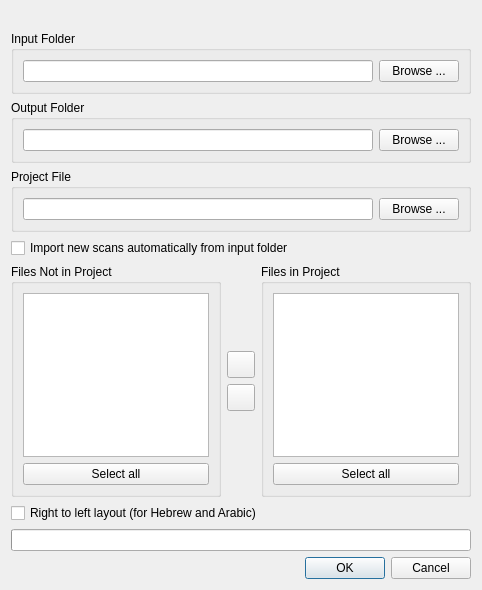
<?xml version="1.0" encoding="UTF-8"?>
<ui version="4.0">
 <class>ProjectFilesDialog</class>
 <widget class="QDialog" name="ProjectFilesDialog">
  <property name="geometry">
   <rect>
    <x>0</x>
    <y>0</y>
    <width>482</width>
    <height>590</height>
   </rect>
  </property>
  <property name="windowTitle">
   <string>Project Files</string>
  </property>
  <layout class="QVBoxLayout" name="verticalLayout">
   <item>
    <widget class="QLabel" name="introLabel">
     <property name="wordWrap">
      <bool>true</bool>
     </property>
    </widget>
   </item>
   <item>
    <widget class="QGroupBox" name="groupBox_2">
     <property name="title">
      <string>Input Folder</string>
     </property>
     <layout class="QHBoxLayout">
      <item>
       <widget class="QLineEdit" name="inpDirLine">
        <property name="enabled">
         <bool>true</bool>
        </property>
       </widget>
      </item>
      <item>
       <widget class="QPushButton" name="inpDirBrowseBtn">
        <property name="text">
         <string>Browse ...</string>
        </property>
       </widget>
      </item>
     </layout>
    </widget>
   </item>
   <item>
    <widget class="QGroupBox" name="groupBox">
     <property name="title">
      <string>Output Folder</string>
     </property>
     <layout class="QHBoxLayout">
      <item>
       <widget class="QLineEdit" name="outDirLine"/>
      </item>
      <item>
       <widget class="QPushButton" name="outDirBrowseBtn">
        <property name="text">
         <string>Browse ...</string>
        </property>
       </widget>
      </item>
     </layout>
    </widget>
   </item>
   <item>
    <widget class="QGroupBox" name="projectFileGroup">
     <property name="title">
      <string>Project File</string>
     </property>
     <layout class="QHBoxLayout">
      <item>
       <widget class="QLineEdit" name="projectFileLine"/>
      </item>
      <item>
       <widget class="QPushButton" name="projectFileBrowseBtn">
        <property name="text">
         <string>Browse ...</string>
        </property>
       </widget>
      </item>
     </layout>
    </widget>
   </item>
   <item>
    <widget class="QCheckBox" name="importNewScansCB">
     <property name="toolTip">
      <string>New images saved to the input folder are added to the project automatically. The project may then start empty.</string>
     </property>
     <property name="text">
      <string>Import new scans automatically from input folder</string>
     </property>
    </widget>
   </item>
   <item>
    <layout class="QHBoxLayout">
     <item>
      <widget class="QGroupBox" name="groupBox_3">
       <property name="title">
        <string>Files Not in Project</string>
       </property>
       <layout class="QVBoxLayout">
        <item>
         <widget class="QListView" name="offProjectList">
          <property name="selectionMode">
           <enum>QAbstractItemView::ExtendedSelection</enum>
          </property>
         </widget>
        </item>
        <item>
         <widget class="QPushButton" name="offProjectSelectAllBtn">
          <property name="text">
           <string>Select all</string>
          </property>
         </widget>
        </item>
       </layout>
      </widget>
     </item>
     <item>
      <layout class="QVBoxLayout">
       <item>
        <spacer>
         <property name="orientation">
          <enum>Qt::Vertical</enum>
         </property>
         <property name="sizeHint" stdset="0">
          <size>
           <width>1</width>
           <height>1</height>
          </size>
         </property>
        </spacer>
       </item>
       <item>
        <widget class="QToolButton" name="addToProjectBtn">
         <property name="sizePolicy">
          <sizepolicy hsizetype="Fixed" vsizetype="Preferred">
           <horstretch>0</horstretch>
           <verstretch>0</verstretch>
          </sizepolicy>
         </property>
         <property name="toolTip">
          <string>&lt;html&gt;&lt;head&gt;&lt;meta name=&quot;qrichtext&quot; content=&quot;1&quot; /&gt;&lt;style type=&quot;text/css&quot;&gt;
p, li { white-space: pre-wrap; }
&lt;/style&gt;&lt;/head&gt;&lt;body style=&quot; font-family:'Sans Serif'; font-size:9pt; font-weight:400; font-style:normal;&quot;&gt;
&lt;p style=&quot; margin-top:0px; margin-bottom:0px; margin-left:0px; margin-right:0px; -qt-block-indent:0; text-indent:0px;&quot;&gt;Add selected files to project.&lt;/p&gt;&lt;/body&gt;&lt;/html&gt;</string>
         </property>
         <property name="text">
          <string notr="true"/>
         </property>
         <property name="icon">
          <iconset resource="../resources/resources.qrc">
           <normaloff>:/icons/right-arrow-inscribed.svg</normaloff>:/icons/right-arrow-inscribed.svg</iconset>
         </property>
         <property name="iconSize">
          <size>
           <width>20</width>
           <height>20</height>
          </size>
         </property>
        </widget>
       </item>
       <item>
        <widget class="QToolButton" name="removeFromProjectBtn">
         <property name="sizePolicy">
          <sizepolicy hsizetype="Fixed" vsizetype="Preferred">
           <horstretch>0</horstretch>
           <verstretch>0</verstretch>
          </sizepolicy>
         </property>
         <property name="toolTip">
          <string>&lt;html&gt;&lt;head&gt;&lt;meta name=&quot;qrichtext&quot; content=&quot;1&quot; /&gt;&lt;style type=&quot;text/css&quot;&gt;
p, li { white-space: pre-wrap; }
&lt;/style&gt;&lt;/head&gt;&lt;body style=&quot; font-family:'Sans Serif'; font-size:9pt; font-weight:400; font-style:normal;&quot;&gt;
&lt;p style=&quot; margin-top:0px; margin-bottom:0px; margin-left:0px; margin-right:0px; -qt-block-indent:0; text-indent:0px;&quot;&gt;Remove selected files from project.&lt;/p&gt;&lt;/body&gt;&lt;/html&gt;</string>
         </property>
         <property name="text">
          <string notr="true"/>
         </property>
         <property name="icon">
          <iconset resource="../resources/resources.qrc">
           <normaloff>:/icons/left-arrow-inscribed.svg</normaloff>:/icons/left-arrow-inscribed.svg</iconset>
         </property>
         <property name="iconSize">
          <size>
           <width>20</width>
           <height>20</height>
          </size>
         </property>
        </widget>
       </item>
       <item>
        <spacer>
         <property name="orientation">
          <enum>Qt::Vertical</enum>
         </property>
         <property name="sizeHint" stdset="0">
          <size>
           <width>1</width>
           <height>1</height>
          </size>
         </property>
        </spacer>
       </item>
      </layout>
     </item>
     <item>
      <widget class="QGroupBox" name="groupBox_4">
       <property name="title">
        <string>Files in Project</string>
       </property>
       <layout class="QVBoxLayout">
        <item>
         <widget class="QListView" name="inProjectList">
          <property name="enabled">
           <bool>true</bool>
          </property>
          <property name="selectionMode">
           <enum>QAbstractItemView::ExtendedSelection</enum>
          </property>
         </widget>
        </item>
        <item>
         <widget class="QPushButton" name="inProjectSelectAllBtn">
          <property name="text">
           <string>Select all</string>
          </property>
         </widget>
        </item>
       </layout>
      </widget>
     </item>
    </layout>
   </item>
   <item>
    <widget class="QCheckBox" name="rtlLayoutCB">
     <property name="text">
      <string>Right to left layout (for Hebrew and Arabic)</string>
     </property>
    </widget>
   </item>
   <item>
    <widget class="QProgressBar" name="progressBar">
     <property name="value">
      <number>0</number>
     </property>
     <property name="textVisible">
      <bool>false</bool>
     </property>
    </widget>
   </item>
   <item>
    <widget class="QDialogButtonBox" name="buttonBox">
     <property name="orientation">
      <enum>Qt::Horizontal</enum>
     </property>
     <property name="standardButtons">
      <set>QDialogButtonBox::Cancel|QDialogButtonBox::Ok</set>
     </property>
    </widget>
   </item>
  </layout>
 </widget>
 <resources>
  <include location="../resources/resources.qrc"/>
 </resources>
 <connections>
  <connection>
   <sender>buttonBox</sender>
   <signal>rejected()</signal>
   <receiver>ProjectFilesDialog</receiver>
   <slot>reject()</slot>
   <hints>
    <hint type="sourcelabel">
     <x>295</x>
     <y>463</y>
    </hint>
    <hint type="destinationlabel">
     <x>286</x>
     <y>274</y>
    </hint>
   </hints>
  </connection>
  <connection>
   <sender>offProjectSelectAllBtn</sender>
   <signal>clicked()</signal>
   <receiver>offProjectList</receiver>
   <slot>selectAll()</slot>
   <hints>
    <hint type="sourcelabel">
     <x>74</x>
     <y>381</y>
    </hint>
    <hint type="destinationlabel">
     <x>86</x>
     <y>318</y>
    </hint>
   </hints>
  </connection>
  <connection>
   <sender>inProjectSelectAllBtn</sender>
   <signal>clicked()</signal>
   <receiver>inProjectList</receiver>
   <slot>selectAll()</slot>
   <hints>
    <hint type="sourcelabel">
     <x>386</x>
     <y>380</y>
    </hint>
    <hint type="destinationlabel">
     <x>382</x>
     <y>304</y>
    </hint>
   </hints>
  </connection>
 </connections>
</ui>
